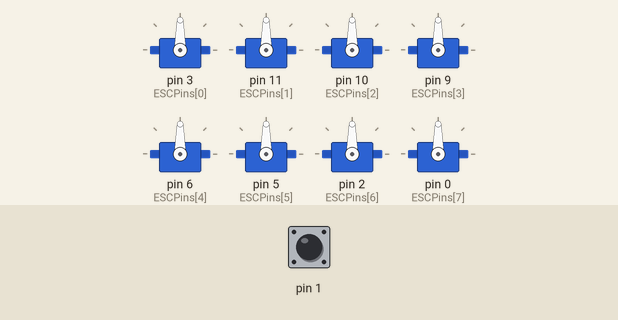
Simulated run of this sketch. Board: Arduino Uno, built with avr-gcc and run on an emulated ATmega328P. Shown: 8 × servo. Inputs (shaded band) come from the test bench; at power-on: pin 1 HIGH.

Above: at 0.1 s.
Timing chart, 0 to 3.5 s (numbered marks = the images above):
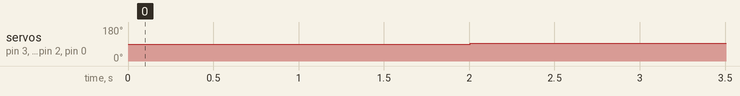

The sketch:

ESCController.ino
```cpp
#include <Servo.h>
#include <Wire.h>

//#define SERIALDEBUG

#define I2CADDRESS 0x4c

const unsigned long timeout = 2000;
unsigned long lastReceiveTime = 0;
const uint8_t defaultPWM = 127;
const uint16_t thrusterLow = 1350;
const uint16_t thrusterHigh = 1650;

uint8_t motorValues[8] = { defaultPWM, defaultPWM, defaultPWM, defaultPWM, defaultPWM, defaultPWM, defaultPWM, defaultPWM };
bool newData = 0;
Servo ESC[8];
const byte ESCPins[] = { 3, 11, 10, 9, 6, 5, 2, 0 };
// Motors in order by I2C call 1, 2, 3, 4, 5, 6, 7, 8
// By Motors: M1 = P3, M2 = P11, M3 = P10, M4 = P9, M5 = P6, M6 = P5, M7 = P2, M8 = P0
// By Pins: P0 = M8, P2 = M7, P3 = M1, P5 = M6, P6 = M5, P9 = M4, P10 = M3, P11 = M2

void setup() {
#ifdef SERIALDEBUG  // prints to USB when SERIALDEBUG is defined
  Serial.begin(9600);
#endif
  Wire.begin(I2CADDRESS);        // start listening for I2C commands
  Wire.onReceive(receiveEvent);  // register the I2C interrupt
  for (int i = 0; i < 8; i++) {  // register each pin as a servo object
    ESC[i].attach(ESCPins[i]);
  }
  lastReceiveTime = millis();
}

void loop() {
  unsigned long currentTime = millis();
  if (currentTime - lastReceiveTime > timeout) {  // code to run after not recieving I2C commands for <timeout> time
    for (int i = 0; i < 8; i++) {
      ESC[i].writeMicroseconds(map(defaultPWM, 0, 255, thrusterLow, thrusterHigh));
    }
  } else if (newData) {  // code to run in order to assign commanded thrust level
    for (int i = 0; i < 8; i++) {
      ESC[i].writeMicroseconds(map(motorValues[i], 0, 255, thrusterLow, thrusterHigh));
    }
    newData = 0;
  }

  int ledToggle = !ledToggle;  // toggles the onboard LED every second main loop
  if (ledToggle) {
    digitalWrite(1, !digitalRead(1));
  }

  delay(10);  // limits how fast the main loop will run
}

void receiveEvent(int howMany) {  // code that runs every time we are given an I2C command
  while (Wire.available() && (howMany == 9)) {
    Wire.read();
    for (int i = 0; i < 8; i++) {
      motorValues[i] = Wire.read();  // reads the buffer 8 times and assigns those values to the servo value array
    }
#ifdef SERIALDEBUG  // prints to USB when SERIALDEBUG is defined
    Serial.println(motorValues[1]);
#endif
    newData = 1;
    lastReceiveTime = millis();  // for the timeout function
  }
}
```

Measured:
- by itself, servo on pin 3 (ESCPins[0]), servo on pin 11 (ESCPins[1]), servo on pin 10 (ESCPins[2]), servo on pin 9 (ESCPins[3]), servo on pin 6 (ESCPins[4]), servo on pin 5 (ESCPins[5]), servo on pin 2 (ESCPins[6]), servo on pin 0 (ESCPins[7]): 90° → 93° at 2.0 s
